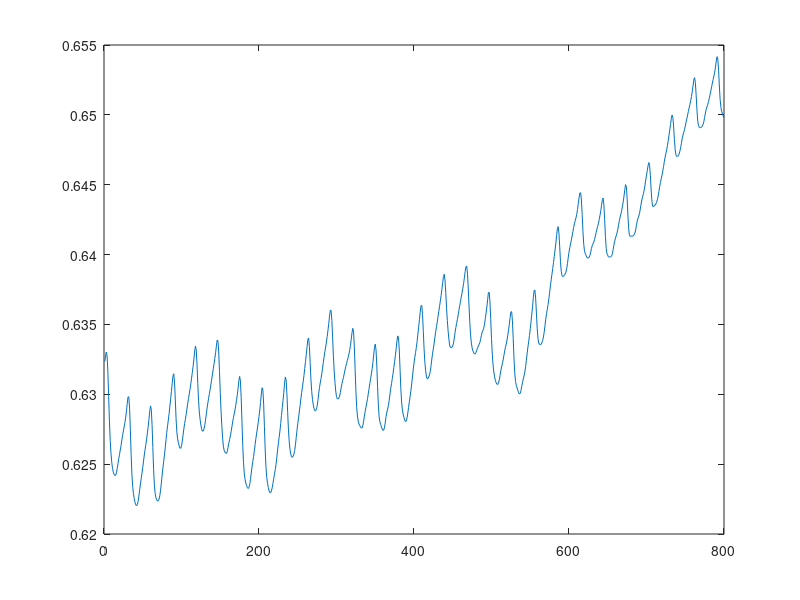
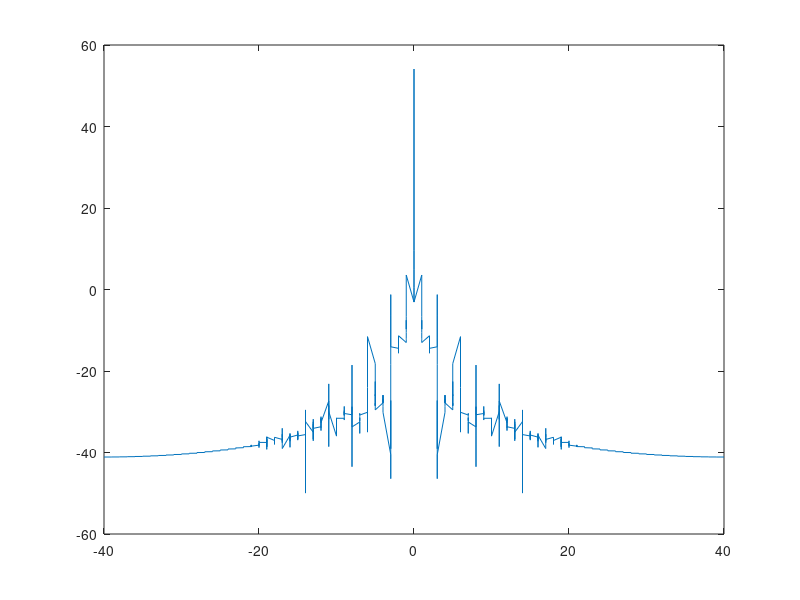
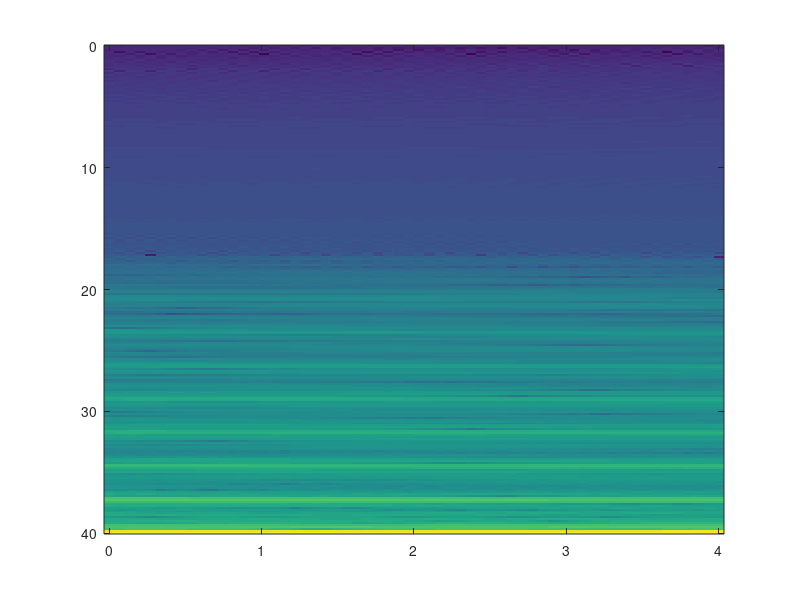

Recreate these plots in MATLAB, in order. (Note: this script raises an error after producing the figures.)
close all;
clear all;
clc;

triage=load('triage.mat');
id=10
data=triage.infrared(id,:);

clf
plot(data)


sf = triage.Fs;
Nfft=length(data);
f= (-Nfft/2:Nfft/2-1)*sf/Nfft;


fft_red=fft(data,length(f));

figure
plot(f,20*log10(abs(fftshift(fft_red))))



#[b, a] = butter (n, [Wl, Wh])
#filtered = filter(b,a,data);


# short time fft
pkg load signal
figure

slice=500
step=5
overlap=slice-step
specgram(data,slice,sf,hanning(slice),overlap)
ylim([0 5]);


[S, f2, t]=specgram(data,slice,sf,hanning(slice),overlap);
S = abs(S); S = S/max(S(:));
imagesc (t, f2, flipud(log(S)));
imagesc(t, fliplr(f), flipud(log(S(idx,:))));

